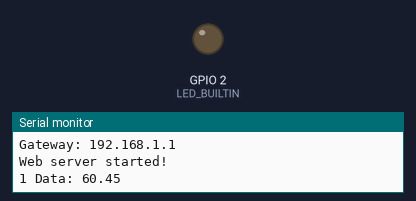
A sketch run on a simulated ESP8266 (NodeMCU). Shown: output pins drawn as LEDs (lit = HIGH, except the on-board LED, lit = LOW), the last lines printed to the serial monitor. WiFi joins after 1.5 s; servers stay silent unless stated; random numbers use the default seed unless the sketch sets one; not simulated (calls return 0 or success): WifiConnect.h.

Above: at 3.3 s.
At 8.23 s:
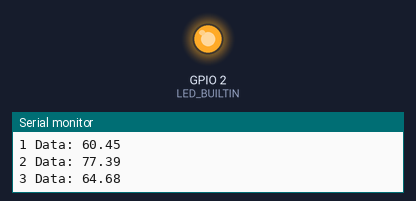
Timing chart, 0 to 9.1 s (numbered marks = the images above):
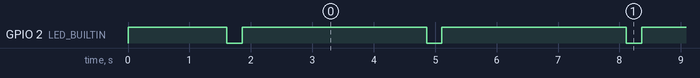

Measured:
- by itself, GPIO 2 (LED_BUILTIN): alternates HIGH for 3.0 s and LOW for 0.25 s

The sketch:

wifi_ajax.ino
```cpp
// NOTE: This works, but with a couple of issues:
//    1) The web page only shows every other data value.
//    2) The data value is on its own line rather than inline.

#include <ESP8266WiFi.h>
#include <WiFiClient.h>
#include <ESP8266WebServer.h>
#include <WifiConnect.h>

//Instantiate a web server on port 80.
ESP8266WebServer WebServer( 80 );

String page = "";
String text = "";
int    count = 0;
double data;

void setup()
{
  const char* ssid      = GetWifiSSID();
  const char* password  = GetWifiPW();

  // Configure the analog pin for input.
  // pinMode ( A0, INPUT );
  //
  // In the abscense of a sensor, generate random data.  Seed the
  // random number generator with noise from input pin 0.
  randomSeed ( analogRead ( 0 ) );

  // Configure the onboard LED pin for output.
  pinMode ( LED_BUILTIN, OUTPUT );
  // Turn the LED off.
  digitalWrite ( LED_BUILTIN, HIGH );

  Serial.begin ( 115200 );
  delay ( 100 );

  // Connect to the WiFi network
  Serial.println();
  Serial.print ( "Connecting to " );
  Serial.println ( ssid );

  WiFi.begin ( ssid, password );

  while ( WiFi.status() != WL_CONNECTED )
  {
    delay ( 100 );
    Serial.print ( "." );
  }

  Serial.println ( "" );
  Serial.println ( "WiFi connected" );
  Serial.print   ( "IP address: " );
  Serial.println ( WiFi.localIP() );
  Serial.print   ( "Netmask: " );
  Serial.println ( WiFi.subnetMask() );
  Serial.print   ( "Gateway: " );
  Serial.println ( WiFi.gatewayIP() );

  //The HTML of the web page.
  page = "<html> \n" \
         "<head></head> \n" \
         "<h1>Sensor to NodeMCU Web Server</h1> \n" \
         "<br> \n" \
         "<b>Data:</b> <div id=\"data\"></div> \n" \
         "<script> \n" \
         "var x = setInterval ( function(){ loadData ( \"data.txt\", updateData ) }, 1000 ); \n" \
         "function loadData ( url, callback ) \n" \
         "{ \n" \
         "   var xhttp = new XMLHttpRequest(); \n" \
         "   xhttp.onreadystatechange = function() \n" \
         "   { \n" \
         "      if( this.readyState == 4 && this.status == 200 ) \n" \
         "      { \n" \
         "         callback.apply ( xhttp ); \n" \
         "      } \n" \
         "   }; \n" \
         "   xhttp.open ( \"GET\", url, true ); \n" \
         "   xhttp.send(); \n" \
         "} \n" \
         " \n" \
         "function updateData() \n" \
         "{ \n" \
         "   document.getElementById ( \"data\" ).innerHTML = this.responseText; \n" \
         "}\n" \
         "</script> \n" \
         "</html> \n"
         ;

  WebServer.on ( "/", [](){
    WebServer.send ( 200, "text/html", page );
  });

  WebServer.on ( "/data.txt", [](){
    text = (String) data;
    WebServer.send ( 200, "text/html", text );
  });

  WebServer.begin();
  Serial.println ( "Web server started!" );
}


void loop()
{
  // Retrieve data from the analog sensor pin.
  // data = analogRead(A0);
  //
  //Simulate data with random numbers in abscense of a sensor.
  data = (double) random ( 1, 10000 );
  data /= 100;

  count++;
  Serial.print ( count );
  Serial.print ( " Data: " );
  Serial.println ( data );

  WebServer.handleClient();

  // Turn the onboard LED on.
  digitalWrite ( LED_BUILTIN, LOW );
  delay ( 250 );

  // Turn the onboard LED off.
  digitalWrite ( LED_BUILTIN, HIGH );
  delay ( 3000 );
}
```
